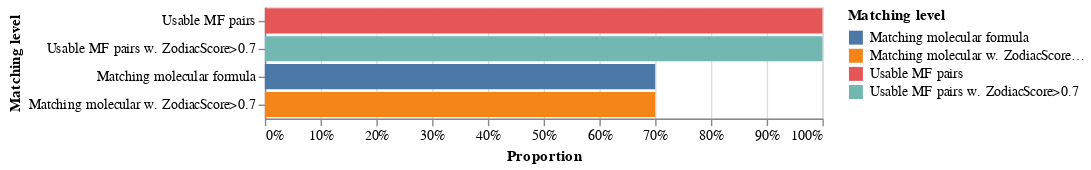

Notebook code cell kept with this figure:
### Code cell
make_barchart_match(check_matching_annotations.table_matching) ### This one for absolute values
make_barchart_match_rel(check_matching_annotations.table_matching)

### Figure 1 — Vega-Lite specification as saved in the notebook (floating-point values rounded to 4 significant figures)
{"config": {"view": {"continuousWidth": 400, "continuousHeight": 300}}, "data": {"name": "data-cc8893e63ca840c2c7baeae36474d9f9"}, "mark": "bar", "encoding": {"color": {"type": "nominal", "field": "Matching level"}, "x": {"type": "quantitative", "axis": {"format": ".0%"}, "field": "Relative", "stack": "zero", "title": "Proportion"}, "y": {"type": "nominal", "field": "Matching level", "sort": "-x"}}, "$schema": "https://vega.github.io/schema/vega-lite/v4.8.1.json", "datasets": {"data-cc8893e63ca840c2c7baeae36474d9f9": [{"Matching level": "Usable MF pairs", "Count": 10, "Relative": 1.0}, {"Matching level": "Usable MF pairs w. ZodiacScore>0.7", "Count": 10, "Relative": 1.0}, {"Matching level": "Matching molecular formula", "Count": 7, "Relative": 0.7}, {"Matching level": "Matching molecular w. ZodiacScore>0.7", "Count": 7, "Relative": 0.7}]}}
